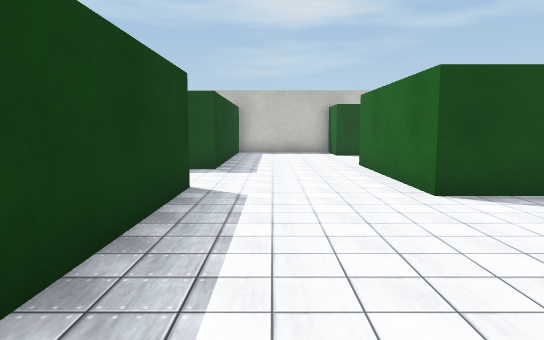
View 1 (above)

14 first-person views from a walk through a Webots world. The camera is 0.49 m above the floor, tilts 6° down and sees 70° across. The floor is counted in squares, 0.5 m on a side. Each view is taken from the middle of a square. On the plan, view 1 faces up. The plan holds only what a view shows up to about 13 squares ahead; the rest is blank. The place goes on beyond the plan. The robots in the file are not drawn. Simple shapes and patterns stand in for the simulator's stock objects.

View 2
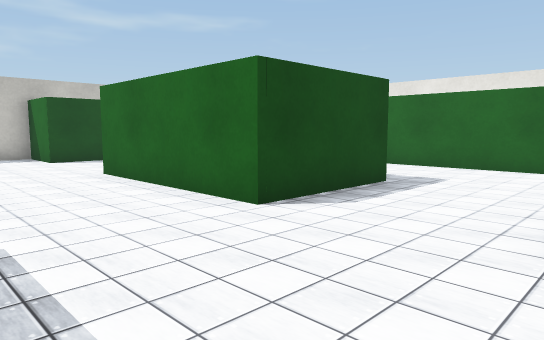

View 3
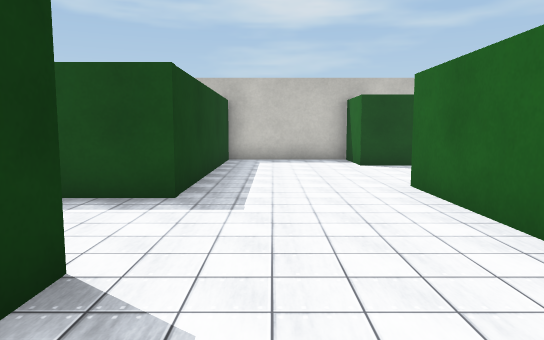

View 4
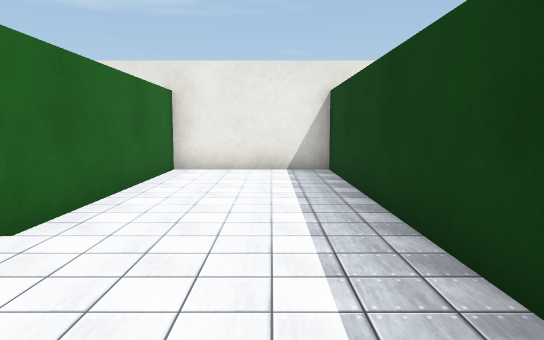

View 5
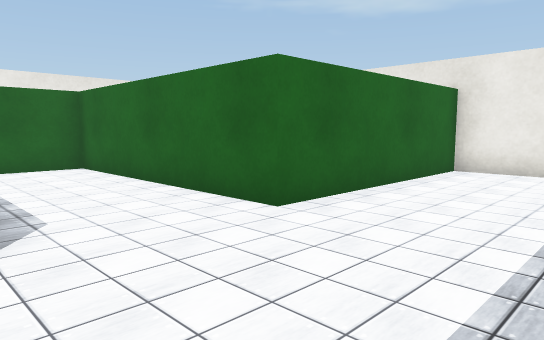

View 6
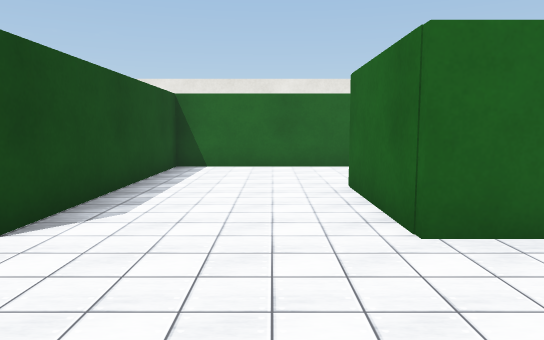

View 7
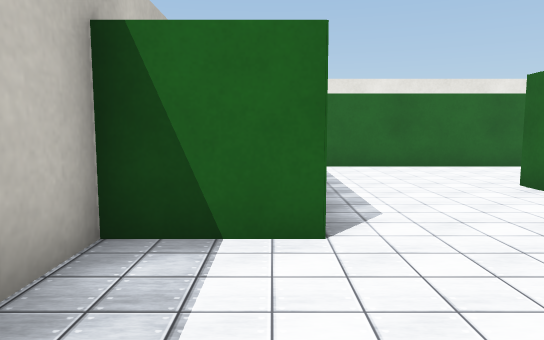

View 8
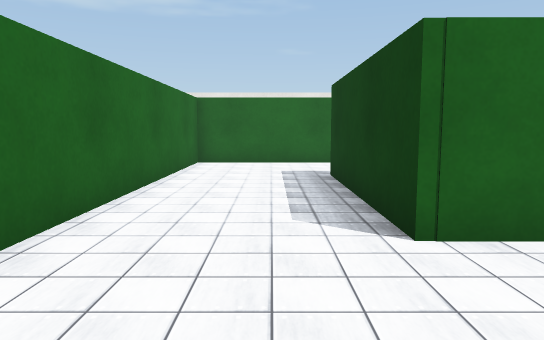

View 9
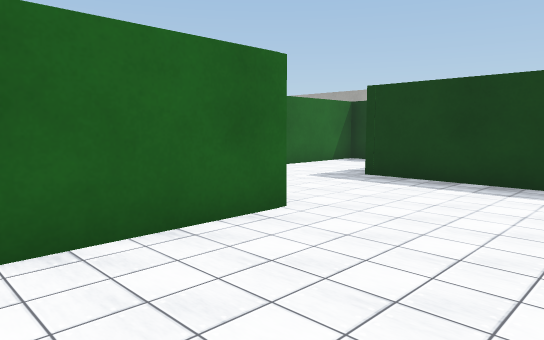

View 10
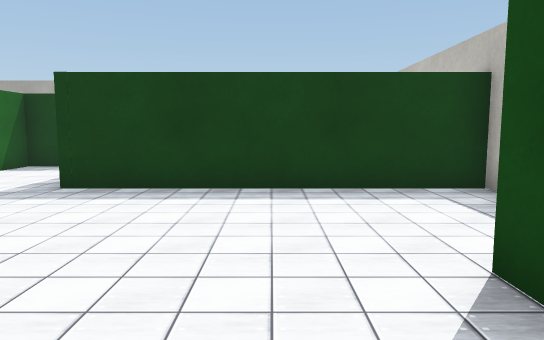

View 11
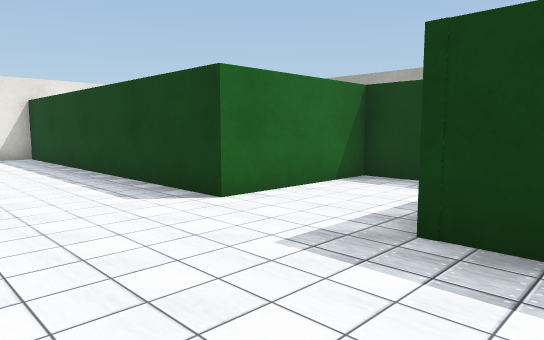

View 12
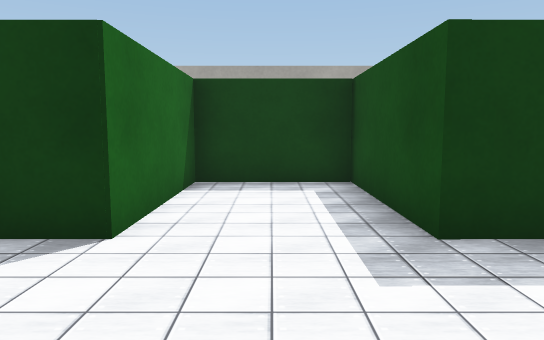

View 13
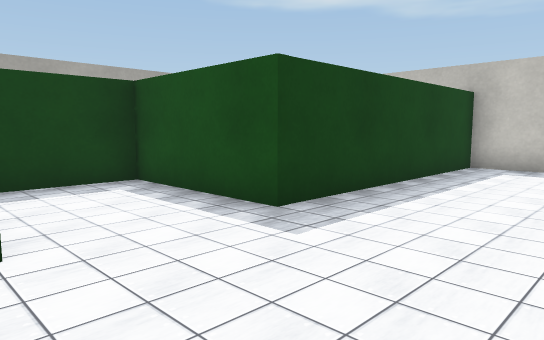

View 14
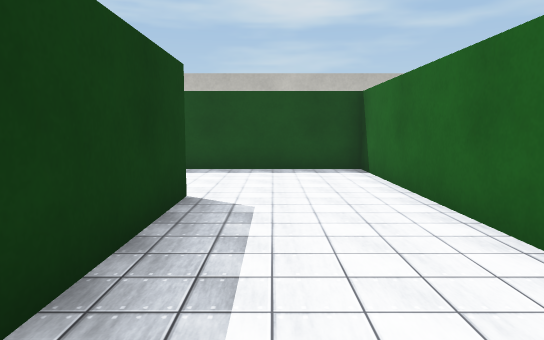

### Floor plan
Points are (right, up) in squares from view 1. A wall is a line through its corners. A room is listed if a view was taken in it or the views show most of it. See-through windows are left out.
Room 1 (views 1, 2, 3, 4, 5, 6, 7, 8, 9, 10, 11, 12, 13, 14)
walls: (2.4, 5.7) (2.4, 10.7) (5.7, 10.7) (5.7, 5.7) (2.4, 5.7); (-1.4, 6.6) (-1.4, -3.5) (2.4, -3.5) (2.4, 2.5) (9.2, 2.5) (9.2, 14.5) (2.4, 14.5) (2.4, 16.5) (-1.4, 16.5) (-1.4, 9.5) (-5.2, 9.5) (-5.2, 6.6) (-1.4, 6.6)

Where each view was taken, in squares from view 1:
view 1: 0 up, 0 right, facing up
view 2: 2 up, 1 left, facing up-right
view 3: 4 up, 0 right, facing up
view 4: 6 up, 0 right, facing down
view 5: 6 up, 1 left, facing down-right
view 6: 12 up, 1 left, facing right
view 7: 15 up, 1 left, facing right
view 8: 14 up, 7 right, facing down
view 9: 14 up, 6 right, facing down-left
view 10: 13 up, 5 right, facing left
view 11: 11 up, 2 right, facing down-left
view 12: 8 up, 2 right, facing left
view 13: 6 up, 2 right, facing up-left
view 14: 5 up, 7 right, facing up
